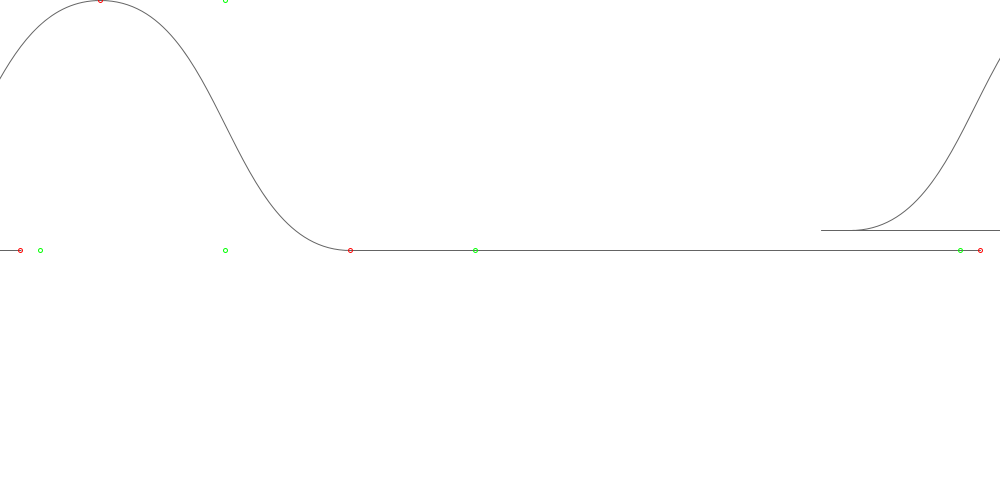
Frame 1 (no input)
Frame 60 (the mouse pressed at the canvas centre just before this capture): identical to frame 1, image omitted
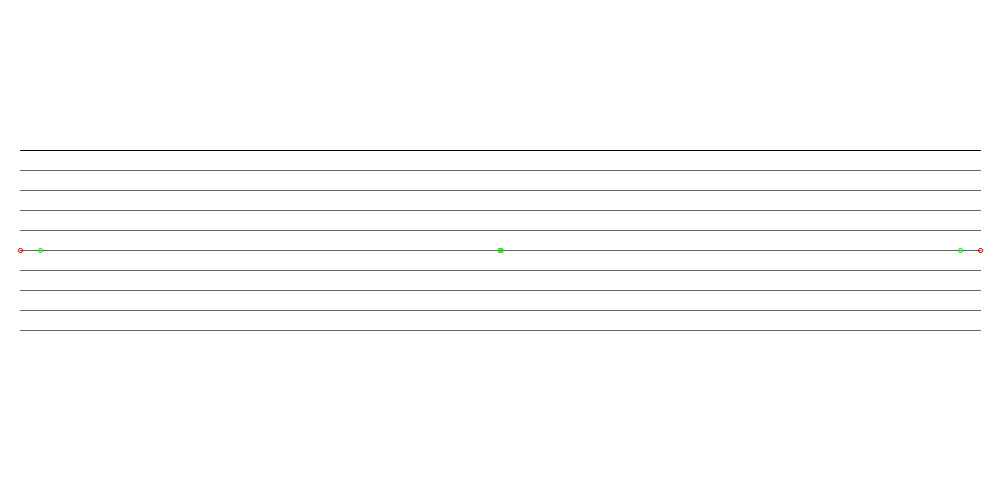
Frame 120 (the mouse held since frame 60 and released just before this capture)

The Processing sketch that drew these frames (run headless with seeded random() and noise(); from frame 60 on, the mouse is pressed at the canvas centre):

// Processing sketch: bezierTest00
// ── bezierTest00.pde
PVector mouse;
PVector[] p = new PVector[5];
PVector[] c = new PVector[8];

void setup() {
  size(1000, 500);
  mouse = new PVector(0, 0);
  for (int i = 0; i < p.length; i++) {
    p[i] = new PVector(0, 0);
  }
  for (int i = 0; i < c.length; i++) {
    c[i] = new PVector(0, 0);
  }
}

void draw() {
  stroke(0);
  background(255);
  mouse.x = constrain(mouseX, 100, width-100);
  mouse.y = mouseY;

  int h = abs(height/2 - mouseY);
  int hh = h;
  h/= 2;
  p[0].set( 20, height/2);
  p[1].set(mouse.x - hh, height/2);
  p[2].set(mouse.x, mouse.y);
  p[3].set(mouse.x + hh, height/2);
  p[4].set(width - 20, height/2);

  c[0].set(40, height/2);
  c[1].set(p[1].x - h, height/2);
  c[2].set(p[1].x + h, height/2);
  c[3].set(p[2].x - h, p[2].y);
  c[4].set(p[2].x + h, p[2].y);
  c[5].set(p[3].x - h, height/2);
  c[6].set(p[3].x + h, height/2);
  c[7].set(width - 40, height/2);



  for (int j = 0; j < 10; j++) {
    pushMatrix();

    translate((j*2-10)*(mouseX-width/2), (j*20 - 100));
    noFill();
    beginShape();
    vertex(p[0].x, p[0].y); // first point
    for (int i = 0; i < p.length - 1; i++) {
      bezierVertex(c[i*2].x, c[i*2].y, c[i*2+1].x, c[i*2+1].y, p[i+1].x, p[i+1].y);
    }
    endShape();

    stroke(100);

    popMatrix();
  }
  /*
  pushMatrix();
   
   translate(0,30);
   
   
   beginShape();
   curveVertex(p[0].x,p[0].y);
   for(int i = 0; i < p.length; i++){
   curveVertex(p[i].x,p[i].y);
   }
   curveVertex(p[4].x,p[4].y);
   endShape();
   popMatrix();
   
   */
  stroke(255, 0, 0);
  for (int i = 0; i < p.length; i++) {
    ellipse(p[i].x, p[i].y, 4, 4);
  }  

  stroke(0, 255, 0);
  for (int i = 0; i < c.length; i++) {
    ellipse(c[i].x, c[i].y, 4, 4);
  }
}
